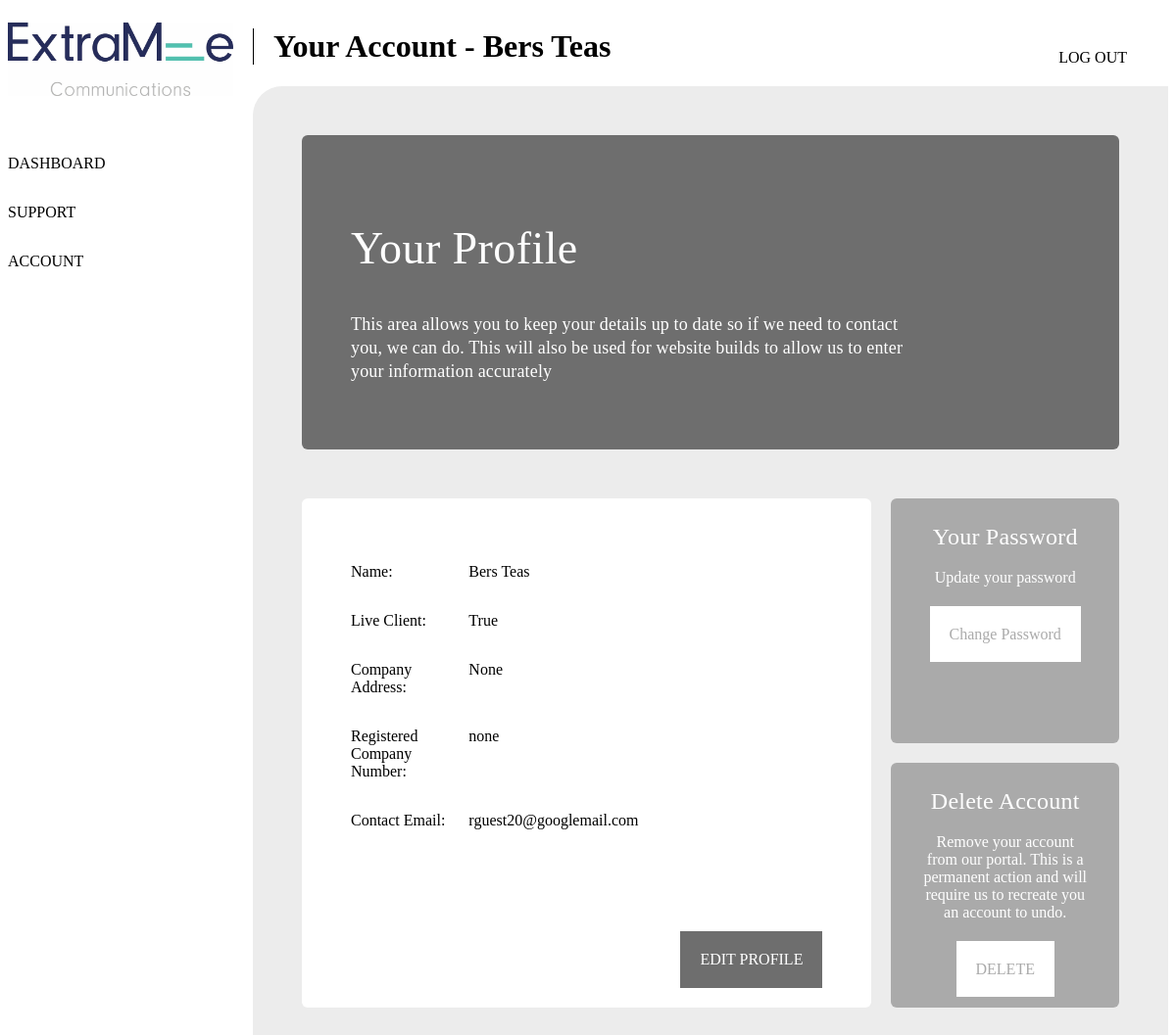
The app's page /account/ (signed in), older data.
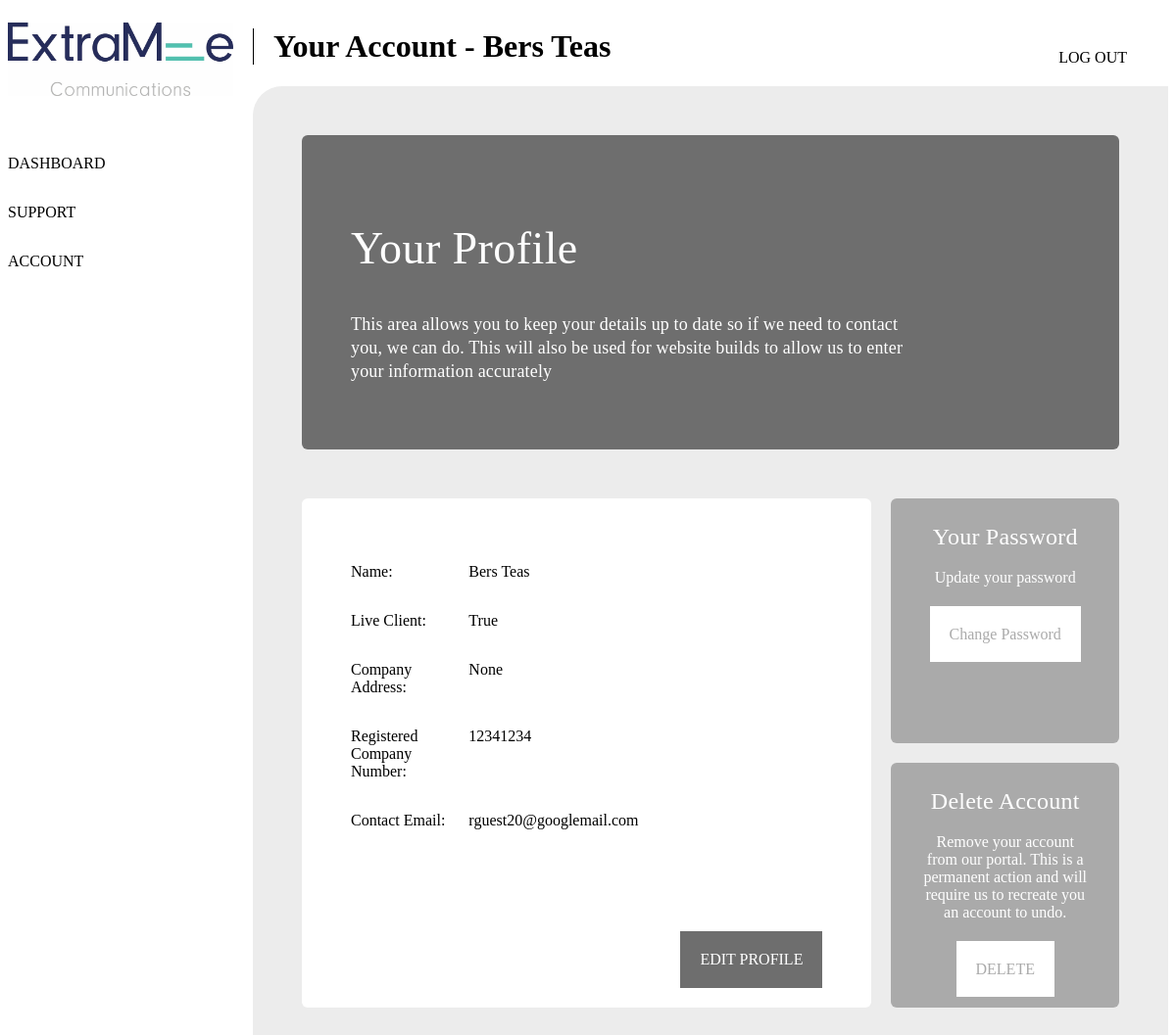
The same page, newer data.
### clients/models.py (models this page shows)
class Client(models.Model):
    user = models.OneToOneField(
        settings.AUTH_USER_MODEL,
        on_delete=models.CASCADE,
        null=True)
    client_name = models.CharField(max_length=200)
    client_email = models.EmailField()
    client_address = models.CharField(max_length=200, null=True, blank=True)
    client_registered_company_number = models.CharField(
        max_length=30, null=True, blank=True)
    live_client = models.BooleanField(default=True)
    date_registered = models.DateTimeField('Date Registered')
    contract_type = models.ForeignKey(Contract, on_delete=models.CASCADE)
    contract_start_date = models.DateTimeField()
    contracted_monthly_service_hours = models.FloatField(default=2)
    contracted_monthly_SEM_hours = models.FloatField(default=2)
    paid_extra_hours = models.FloatField(default=0)
    hours_used_this_month = models.FloatField(default=0)
    discontented_client = models.BooleanField(default=False)
    priority_client = models.BooleanField(default=False)
    def __str__(self):
        return self.client_name

### clients/views.py (the view)
# urls.py: path('account/', views.account, name='account'),
def account(request):
    if not request.user.is_authenticated:
        return redirect('/')
    company = Client.objects.filter(user=request.user).first()
    return render(request, 'tickets/account.html', {'company': company, })

### tickets/templates/tickets/account.html (shortened to what this page needs)
{% extends 'base.html' %}
{% block content %}
    <div class="page-wrap">
      <div class="main-wrap">
        <div class="sidebar">
          <img src="/static/img/logo.jpg" alt="logo">
          <a href="/dashboard">Dashboard</a>
          <a href="/support">Support</a>
          <a href="/account">Account</a>
        </div>
        <div class="main_content account">
          <div class="head_section">
            <h1 class='head-title'>Your Account - {{ company }}</h1>
          </div>
          <div class="account-section">
            <div class="top">
              <div class="left">
                <h2>Your Profile</h2>
                <p>This area allows you to keep your details up to date so if we need to contact you, we can do.  This will also be used for website builds to allow us to enter your information accurately</p>
              </div>
            </div>
            <div class="bottom">
              <div class="left">
                <div class="profileinfo">
                  <div class="profileline name">
                    <p>Name:</p>
                    <p>{{ company.client_name }}</p>
                  </div>
                  <div class="profileline name">
                    <p>Live Client:</p>
                    <p>{{ company.live_client }}</p>
                  </div>
                  <div class="profileline">
                    <p>Company Address:</p>
                    <div class="">
                      {{ company.client_address|safe }}
                    </div>
                  </div>
                  <div class="profileline">
                    <p>Registered Company Number:</p>
                    <p>{{ company.client_registered_company_number }}</p>
                  </div>
                  <div class="profileline">
                    <p>Contact Email:</p>
                    <p>{{ company.client_email }}</p>
                  </div>
                  <div class="button">
                    <a href="/account/edit">Edit Profile</a>
                  </div>
                </div>
              </div>
              <div class="right">
                <div class="cta password">
                  <h4>Your Password</h4>
                  <p>Update your password</p>
                  <a href="password">Change Password</a>
                </div>
                <div class="cta notifications">
                  <h4>Delete Account</h4>
                  <p>Remove your account from our portal.  This is a permanent action and will require us to recreate you an account to undo.</p>
                  <a href="delete">DELETE</a>
                </div>
              </div>
            </div>
          </div>
        </div>
      </div>
    </div>
{% endblock content %}

### templates/base.html (shortened to what this page needs)
<!DOCTYPE html>
<html lang="en" dir="ltr">
  <head>
    {% load static %}
    <link rel="stylesheet" type="text/css" href="{% static 'css/style.css' %}">
  </head>
<body>
{% block content %} {% endblock content %}
{% if request.user.is_authenticated %}
<div class="logout">
  <a href="/logout">Log Out</a>
</div>
{% endif %}
</body>
</html>

### tickets/static/css/style.css (style rules this page uses)
.sidebar { max-height: 100vh; display: grid; grid-auto-rows: 150px 50px 50px 50px; }
.head_section .head-title { border-left: 1px solid black; padding-left: 20px; }
div.account .account-section { border-radius: 30px 0 0 0; background-color: #ECECEC; padding: 50px; max-width: 90vw; }
div.account .account-section .top { display: grid; grid-template-columns: 5fr 1fr; grid-gap: 20px; background-color: #6E6E6E; border-radius: 6px; }
div.account .account-section .top .left { padding: 50px; }
div.account .account-section .top .left h2 { color: white; font-weight: normal; font-size: 46px; letter-spacing: 0.42px; line-height: 55px; }
div.account .account-section .top .left p { color: white; font-weight: lighter; font-size: 18px; letter-spacing: 0.16px; line-height: 24px; }
div.account .account-section .bottom { padding-top: 50px; display: grid; grid-template-columns: 5fr 2fr; grid-gap: 20px; }
div.account .account-section .bottom .left { background-color: white; padding: 50px; border-radius: 6px; position: relative; }
div.account .account-section .bottom .left .profileinfo .profileline { display: grid; grid-template-columns: 1fr 3fr; }
div.account .account-section .bottom .left a { position: absolute; bottom: 20px; right: 50px; background-color: #6e6e6e; padding: 20px; text-decoration: none; text-transform: uppercase; color: white; }
div.account .account-section .bottom .right { display: grid; grid-template-rows: 1fr 1fr; grid-gap: 20px; }
div.account .account-section .bottom .right .cta { text-align: center; background-color: #AAAAAA; border-radius: 6px; padding-left: 30px; padding-right: 30px; padding-bottom: 30px; color: white; }
div.account .account-section .bottom .right .cta h4 { margin-top: 22px; margin-bottom: 14px; font-size: 24px; letter-spacing: 0.22px; line-height: 34px; font-weight: normal; }
div.account .account-section .bottom .right .cta p { font-weight: lighter; margin-bottom: 40px; }
div.account .account-section .bottom .right .cta a { text-decoration: none; color: #aaaaaa; background-color: white; padding: 20px; width: 80%; }
html { background: white; font-family: 'neuzeit-grotesk'; }
.main-wrap { display: grid; grid-template-columns: 250px 1fr; }
.logout { position: absolute; top: 20px; right: 20px; padding: 30px; }
.logout a { text-decoration: none; text-transform: uppercase; color: black; }
.sidebar img { position: relative; top: 15px; max-width: 230px; }
.sidebar a { text-decoration: none; text-transform: uppercase; color: black; }
.head_section h1 { max-width: 90vw; }
@media only screen and (min-width: 700px) { .head_section h1 { width: calc(0.35 * 100vw); } }

Row changes from the older to the newer data that the page shows:
changed Client "Bers Teas": client_registered_company_number "none" → "12341234"
